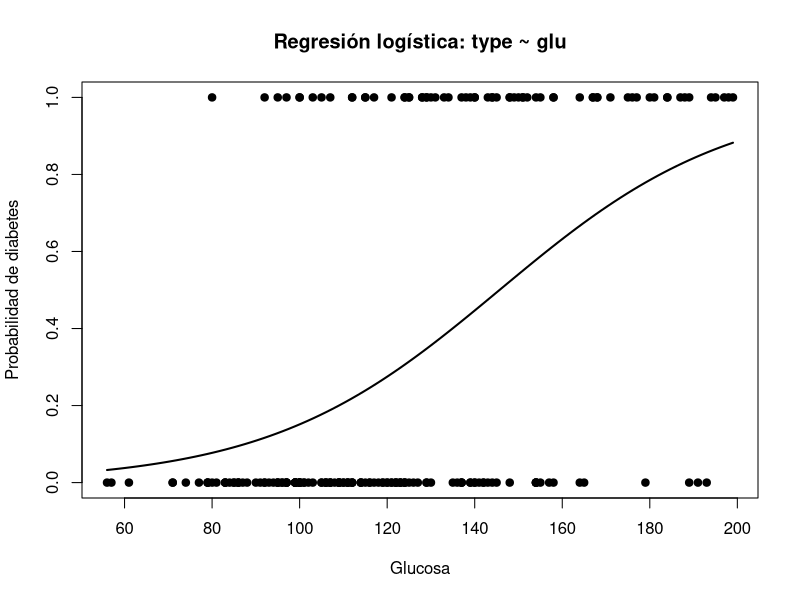
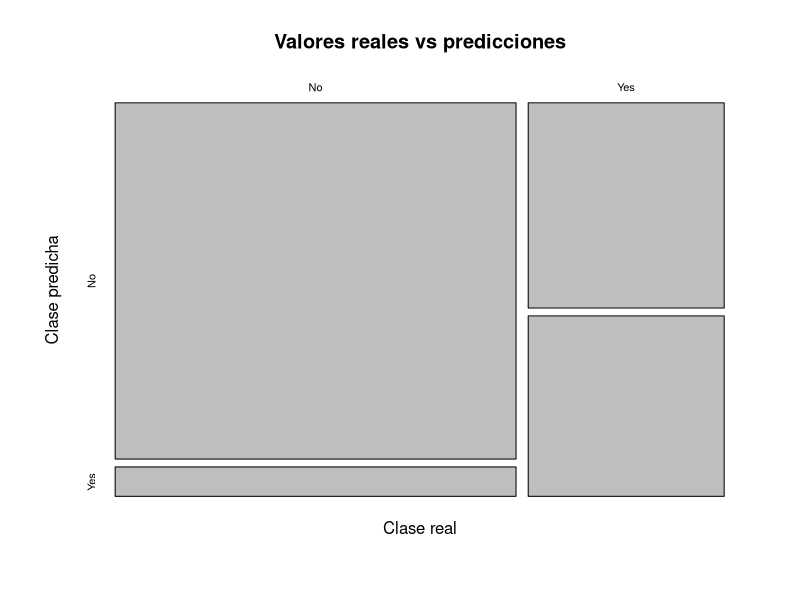
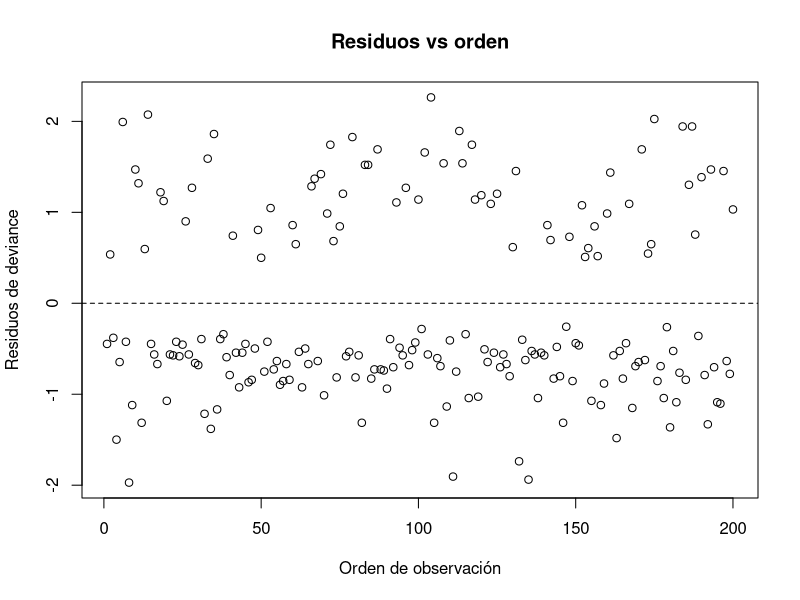
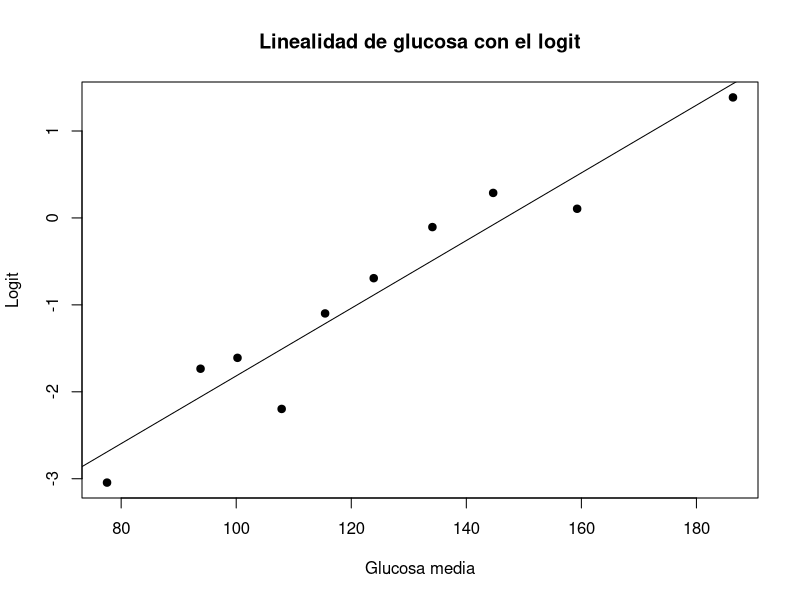

Recreate these plots in R, in order.
## ---- chunk 1
knitr::opts_chunk$set(echo = TRUE, warning = FALSE, message = FALSE)
## ---- chunk 2
library(MASS)
library(car)
library(lmtest)

data(Pima.tr)
data(Pima.te)

entrenamiento <- Pima.tr
prueba <- Pima.te

dim(entrenamiento)
dim(prueba)
head(entrenamiento)
str(entrenamiento)
## ---- chunk 3
levels(entrenamiento$type)
table(entrenamiento$type)
round(prop.table(table(entrenamiento$type)), 3)
## ---- chunk 4
modelo <- glm(
  type ~ glu,
  data = entrenamiento,
  family = binomial
)

summary(modelo)
## ---- chunk 5
p_glu <- coef(summary(modelo))["glu", "Pr(>|z|)"]
p_glu
## ---- chunk 6
beta0 <- coef(modelo)[1]
beta1 <- coef(modelo)[2]

beta0
beta1
## ---- chunk 7
p140 <- predict(
  modelo,
  newdata = data.frame(glu = 140),
  type = "response"
)

p140
## ---- chunk 8
odds_ratio <- exp(beta1)
cambio_porcentual <- (odds_ratio - 1) * 100

odds_ratio
cambio_porcentual
## ---- chunk 9
plot(
  entrenamiento$glu,
  as.numeric(entrenamiento$type == "Yes"),
  xlab = "Glucosa",
  ylab = "Probabilidad de diabetes",
  main = "Regresión logística: type ~ glu",
  pch = 19
)

curve(
  predict(modelo,
          newdata = data.frame(glu = x),
          type = "response"),
  add = TRUE,
  lwd = 2
)
## ---- chunk 10
modelo_nulo <- glm(
  type ~ 1,
  data = entrenamiento,
  family = binomial
)

comparacion <- anova(
  modelo_nulo,
  modelo,
  test = "Chisq"
)

comparacion
## ---- chunk 11
probabilidades <- predict(
  modelo,
  newdata = prueba,
  type = "response"
)

prediccion <- ifelse(
  probabilidades > 0.5,
  "Yes",
  "No"
)

prediccion <- factor(
  prediccion,
  levels = levels(prueba$type)
)

head(data.frame(
  Real = prueba$type,
  Probabilidad_Yes = probabilidades,
  Prediccion = prediccion
))
## ---- chunk 12
tabla <- table(
  Real = prueba$type,
  Predicho = prediccion
)

tabla
## ---- chunk 13
mosaicplot(
  tabla,
  main = "Valores reales vs predicciones",
  xlab = "Clase real",
  ylab = "Clase predicha"
)
## ---- chunk 14
exactitud <- sum(diag(tabla)) / sum(tabla)
error <- 1 - exactitud

sensibilidad <- tabla["Yes", "Yes"] /
  sum(tabla["Yes", ])

especificidad <- tabla["No", "No"] /
  sum(tabla["No", ])

metricas <- c(
  Exactitud = exactitud,
  Error = error,
  Sensibilidad = sensibilidad,
  Especificidad = especificidad
) * 100

round(metricas, 2)
## ---- chunk 15
residuos <- residuals(modelo, type = "deviance")
orden <- seq_along(residuos)

plot(
  orden,
  residuos,
  xlab = "Orden de observación",
  ylab = "Residuos de deviance",
  main = "Residuos vs orden"
)
abline(h = 0, lty = 2)
## ---- chunk 16
entrenamiento$Yes <- ifelse(
  entrenamiento$type == "Yes",
  1,
  0
)

grupos <- cut(
  entrenamiento$glu,
  breaks = unique(quantile(
    entrenamiento$glu,
    probs = seq(0, 1, 0.1)
  )),
  include.lowest = TRUE
)

linealidad <- aggregate(
  cbind(glu, Yes) ~ grupos,
  data = entrenamiento,
  FUN = mean
)

# Evitar logits infinitos si un grupo tiene proporción exactamente 0 o 1
p_ajustada <- pmin(pmax(linealidad$Yes, 0.001), 0.999)
linealidad$logit <- qlogis(p_ajustada)

plot(
  linealidad$glu,
  linealidad$logit,
  xlab = "Glucosa media",
  ylab = "Logit",
  main = "Linealidad de glucosa con el logit",
  pch = 19
)

abline(lm(logit ~ glu, data = linealidad))
## ---- chunk 17
entrenamiento$glu_pos <- entrenamiento$glu -
  min(entrenamiento$glu) + 0.001

box_tidwell <- car::boxTidwell(
  Yes ~ glu_pos,
  data = entrenamiento
)

box_tidwell
## ---- chunk 18
table(entrenamiento$type)
